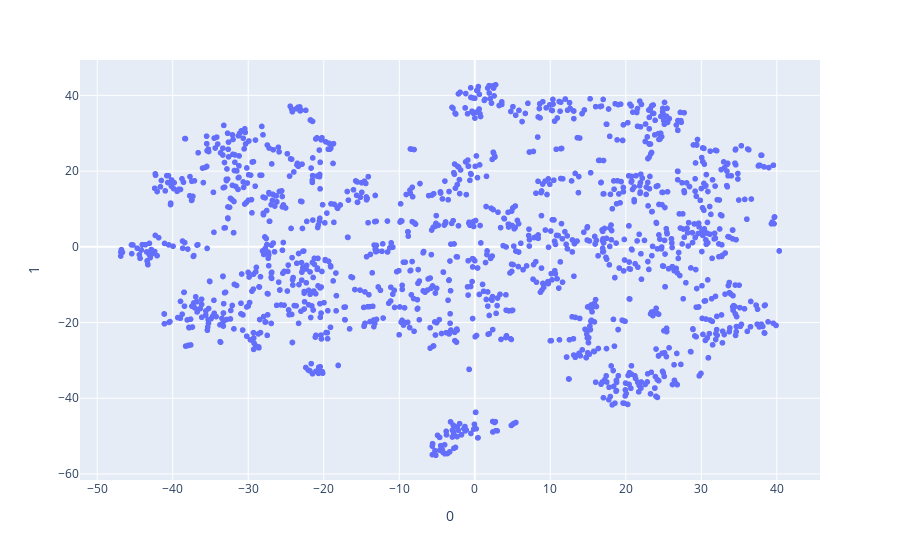

The code cell stored with this chart in its notebook:
### Code cell
px.scatter(tsne_jobs.dropna(),x=0,y=1,
           hover_data=['mapped_role'])

### Figure 1 — Plotly figure (JSON) as saved in the notebook; plotly's stock layout.template omitted (floating-point values rounded to 4 significant figures; data arrays with more than 128 entries replaced by an {"elided": "..."} marker saying what was removed)
{"data": [{"customdata": {"elided": "1500x1 str values"}, "hovertemplate": "0=%{x}<br>1=%{y}<br>mapped_role=%{customdata[0]}<extra></extra>", "legendgroup": "", "marker": {"color": "#636efa", "symbol": "circle"}, "mode": "markers", "name": "", "showlegend": false, "type": "scattergl", "x": {"elided": "1500 float values"}, "xaxis": "x", "y": {"elided": "1500 float values"}, "yaxis": "y"}], "layout": {"autosize": true, "legend": {"tracegroupgap": 0}, "margin": {"t": 60}, "xaxis": {"anchor": "y", "autorange": true, "domain": [0, 1], "range": [-52.15, 45.59], "title": {"text": "0"}, "type": "linear"}, "yaxis": {"anchor": "x", "autorange": true, "domain": [0, 1], "range": [-62.63, 50.38], "title": {"text": "1"}, "type": "linear"}}}
